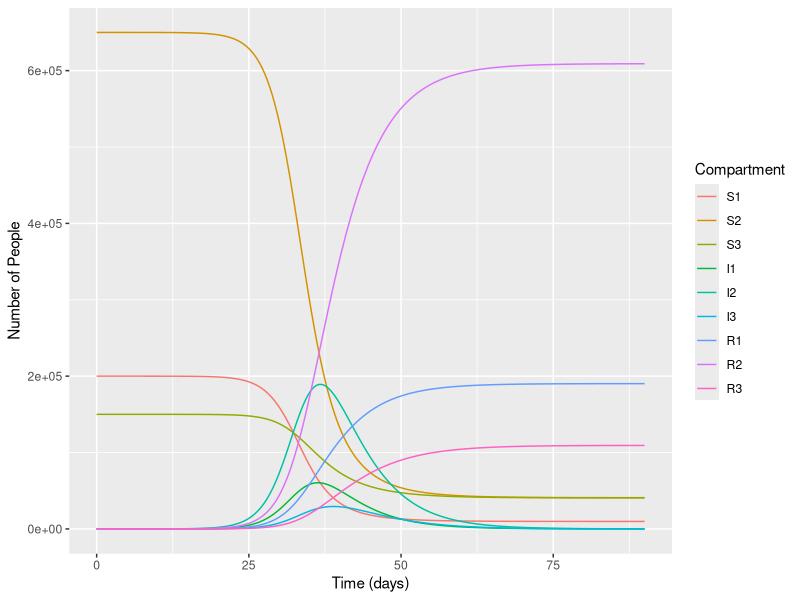

R code for this plot:
# INFECTIOUS DISEASE MODELLING
# Module 3 e-tivity 3 - Extending to 3 age-group model

library(deSolve)  # solves the differential equations model
library(reshape2) # changes hte shape of the model output
library(ggplot2)  # plots

pop <- 10^6
# Group 1 = children [20%]
# Group 2 = adults [65%]
# Group 3 = elders [15%]

ini_state <- c(S1 = 0.2*pop-1, S2 = 0.65*pop, S3 = 0.15*pop,
               I1 = 1, I2 = 0, I3 = 0,
               R1 = 0, R2 = 0, R3 = 0)

# Daily number of contacts (c11, c12, c13, c21...)
contacts <- c(7, 5, 1, 2, 9, 1, 1, 3, 2)
contact_matrix <- t(matrix(contacts, nrow = 3, ncol = 3)) # t() transposes the matrix for better writing contacts

parameters <- c(b = 0.05, # probability of infection of 5%
                contact_matrix = contact_matrix, # the age-specific average number of daily contacts
                gamma = 1/5) # rate of recovery

times <- seq(from = 0, to = 90, by = 0.1)

sir_model <- function(time, state, parameters) {
  with(as.list(c(state, parameters)), {
    age_groups <- nrow(contact_matrix)
    # assigning ini_state to each S, I and R group
    S <- state[1:age_groups]
    I <- state[(age_groups+1):(2*age_groups)]
    R <- state[(2*age_groups+1):(3*age_groups)]
    
    N <- S + I + R # N is a vector of length = age_groups
    
    # Defining the force of infection for each group
    lambda <- b * contact_matrix %*% as.matrix(I/N) # %*% is used to multiply matrices in R
    # lambda is also a vector of length = age_groups
    
    # ODEs:
    dS <- -lambda * S
    dI <- lambda*S - gamma*I
    dR <- gamma * I
    
    return(list(c(dS, dI, dR)))
  })
}

output <- as.data.frame(ode(y = ini_state, 
                            times = times, 
                            func = sir_model,
                            parms = parameters))
# the output column names are adopted from the names we assigned in the ini_state vector
output_long <- melt(as.data.frame(output), id = "time")

graf <- ggplot(data = output_long,
               aes(x = time,
                   y = value,
                   colour = variable,
                   group = variable)) +
  geom_line() +
  labs(colour = "Compartment",
       x = "Time (days)",
       y = "Number of People")
print(graf)
